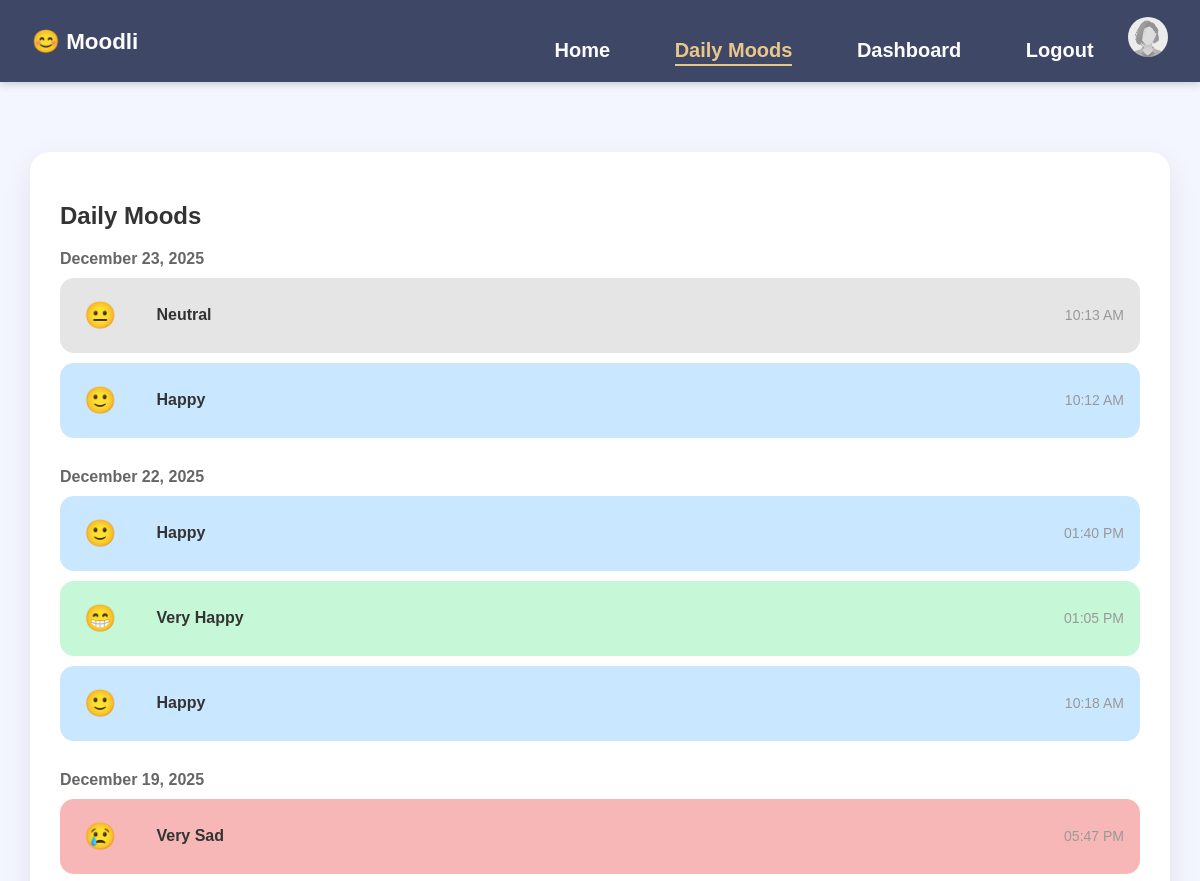
Before: /daily-moods/ (signed in, upper part) with the older database file.
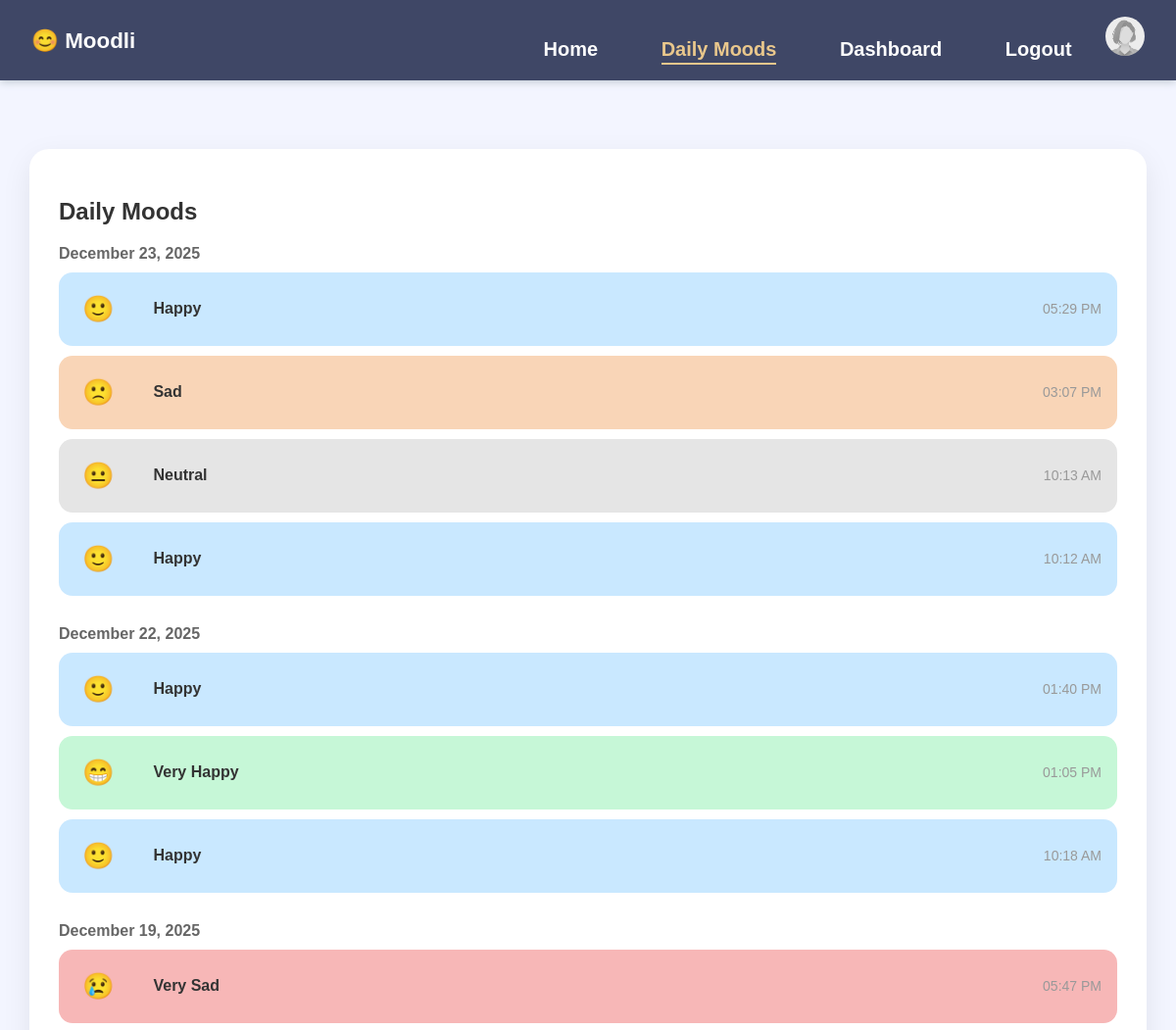
After: the same page with the newer database file.
### moodtracker_app/models.py (models this page shows, shortened)
class MoodLog(models.Model):
    MOOD_CHOICES = [
        ("Very Happy", "Very Happy"),
        ("Happy", "Happy"),
        ("Neutral", "Neutral"),
        ("Sad", "Sad"),
        ("Very Sad", "Very Sad"),
    ]
    user = models.ForeignKey(User, on_delete=models.CASCADE)
    mood = models.CharField(max_length=20, choices=MOOD_CHOICES)
    date = models.DateTimeField(auto_now_add=True)
    tag = models.CharField(max_length=20, blank=True, null=True)
    tag_emoji = models.CharField(max_length=10, blank=True, null=True)

class Profile(models.Model):
    user = models.OneToOneField(User, on_delete=models.CASCADE)
    avatar = models.ImageField(
        upload_to="avatars/",
        default="avatars/default.jfif",
        blank=True
    )
    last_changed = models.DateTimeField(null=True, blank=True)

### moodtracker_app/views.py (the view)
# urls.py: path("daily-moods/", views.DailyMoodListView.as_view(), name="daily-moods"),
class DailyMoodListView(LoginRequiredMixin, TemplateView):
    template_name = "daily_moods.html"
    login_url = "/login/"  # Redirect to login if not authenticated
    def get_context_data(self, **kwargs):
        context = super().get_context_data(**kwargs)
        moods = MoodLog.objects.filter(user=self.request.user).order_by('-date')
        grouped_moods = []
        for date, group in groupby(moods, key=lambda x: x.date.date()):  # .date() gets only the date part
            grouped_moods.append({
                'date': date,
                'moods': list(group)
            })
        context['grouped_moods'] = grouped_moods
        return context

### templates/daily_moods.html (shortened to what this page needs)
{% extends "base.html" %}
{% load tz %}
{% block content %}
<section class="mood-list-container">
    <h2 class="mood-title">Daily Moods</h2>
    {% for group in grouped_moods %}
        <div class="mood-day">
            <div class="mood-date">
                {{ group.date|date:"F j, Y" }}
            </div>
            <div class="mood-cards">
                {% for mood in group.moods %}
                    <div class="mood-card {{ mood.mood|lower|slugify }}">
                        <div class="mood-left">
                            <div class="mood-icon">
                                {% if mood.mood == "Very Happy" %}😁
                                {% elif mood.mood == "Happy" %}🙂
                                {% elif mood.mood == "Neutral" %}😐
                                {% elif mood.mood == "Sad" %}🙁
                                {% elif mood.mood == "Very Sad" %}😢
                                {% endif %}
                            </div>
                            <div class="mood-info">
                                <span class="mood-label">{{ mood.mood }}</span>
                            </div>
                        </div>
                        <div class="mood-time">
                            {% if mood.date %}
                                {{ mood.date|localtime|time:"h:i A" }}
                            {% endif %}
                        </div>
                    </div>
                {% endfor %}
            </div>
        </div>
    {% empty %}
        <p class="empty-state">No mood data available.</p>
    {% endfor %}
</section>
{% endblock %}

### templates/base.html (shortened to what this page needs)
{% load static %}
<!DOCTYPE html>
<html lang="en">
<head>
    <link rel="stylesheet" href="{% static 'css/style.css' %}">
</head>
<body>
<header class="navbar">
    <div class="logo">😊 Moodli </div>
    <div class="profile-wrapper">
        {% if user.is_authenticated %}
            <a href="{% url 'home' %}" class="{% if request.resolver_match.url_name == 'home' %}active{% endif %}" >Home</a>
            <a href="{% url 'daily-moods' %}" class="{% if request.resolver_match.url_name == 'daily-moods' %}active{% endif %}">Daily Moods</a>
            <a href="{% url 'dashboard' %}" class="{% if request.resolver_match.url_name == 'dashboard' %}active{% endif %}" >Dashboard</a>
            <a href="{% url 'logout' %}" class="{% if request.resolver_match.url_name == 'logout' %}active{% endif %}" >Logout</a>
        {% else %}
            <a href="{% url 'login' %}" class="{% if request.resolver_match.url_name == 'login' %}active{% endif %}" >Login</a>
            <a href="{% url 'signup' %}" class="{% if request.resolver_match.url_name == 'signup' %}active{% endif %}">Sign Up</a>
        {% endif %}
        {% if user.is_authenticated %}
            {% with profile=user.profile|default_if_none:None %}
                <img src="{{ profile.avatar.url|default:'/media/avatars/female-default.jpg' }}"
                    class="profile-pic"
                    id="profileMenuBtn">
            {% endwith %}
        {% endif %}
    </div>
</header>
{% block content %}{% endblock %}
</body>
</html>

Changed rows visible on the page:
added Profile: avatar (placeholder picture)
added MoodLog: mood "Happy", date "05:29 PM", shown under "December 23, 2025"
added MoodLog: mood "Sad", date "03:07 PM", shown under "December 23, 2025"
